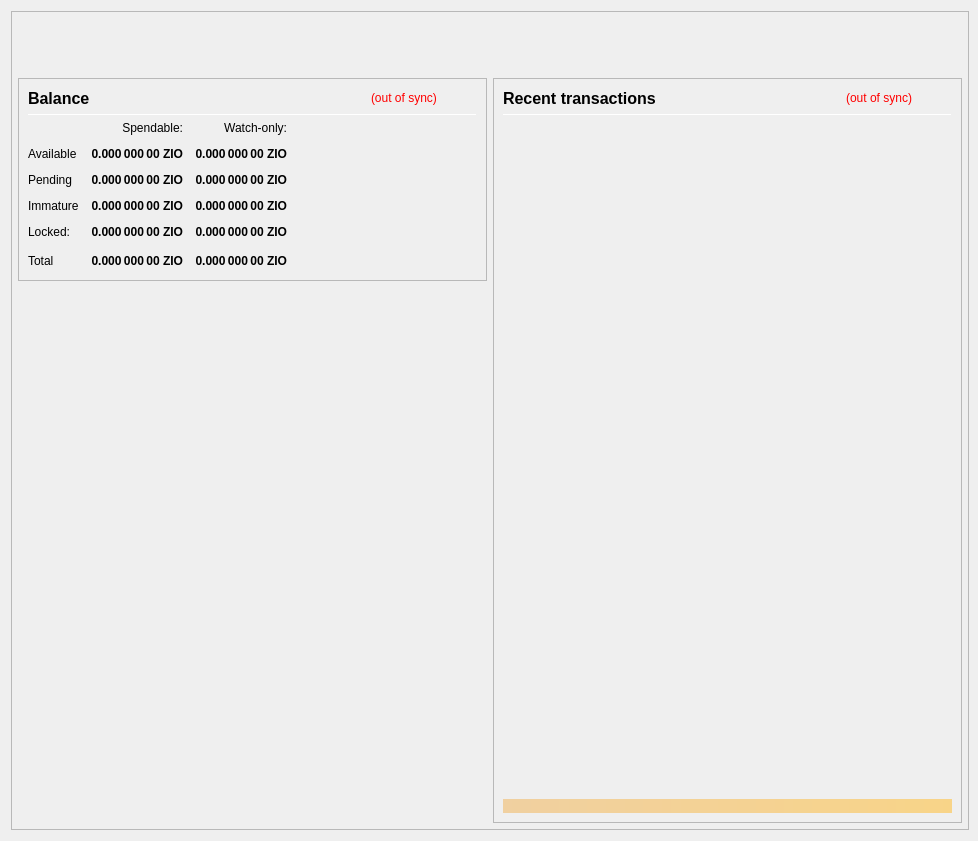
<?xml version="1.0" encoding="UTF-8"?>
<ui version="4.0">
 <class>OverviewPage</class>
 <widget class="QWidget" name="OverviewPage">
  <property name="geometry">
   <rect>
    <x>0</x>
    <y>0</y>
    <width>978</width>
    <height>841</height>
   </rect>
  </property>
  <property name="minimumSize">
   <size>
    <width>960</width>
    <height>682</height>
   </size>
  </property>
  <property name="font">
   <font>
    <weight>50</weight>
    <bold>false</bold>
   </font>
  </property>
  <property name="windowTitle">
   <string>Form</string>
  </property>
  <layout class="QVBoxLayout" name="topLayout" stretch="0">
   <property name="rightMargin">
    <number>9</number>
   </property>
   <item>
    <widget class="QFrame" name="frame_BG">
     <property name="minimumSize">
      <size>
       <width>850</width>
       <height>610</height>
      </size>
     </property>
     <property name="maximumSize">
      <size>
       <width>16777215</width>
       <height>16777215</height>
      </size>
     </property>
     <property name="frameShape">
      <enum>QFrame::StyledPanel</enum>
     </property>
     <property name="frameShadow">
      <enum>QFrame::Raised</enum>
     </property>
     <layout class="QVBoxLayout" name="verticalLayout_3" stretch="0">
      <property name="leftMargin">
       <number>0</number>
      </property>
      <property name="topMargin">
       <number>0</number>
      </property>
      <property name="rightMargin">
       <number>0</number>
      </property>
      <property name="bottomMargin">
       <number>6</number>
      </property>
      <item>
       <layout class="QVBoxLayout" name="verticalLayout_Master" stretch="0,1">
        <property name="leftMargin">
         <number>0</number>
        </property>
        <property name="topMargin">
         <number>0</number>
        </property>
        <property name="rightMargin">
         <number>0</number>
        </property>
        <property name="bottomMargin">
         <number>0</number>
        </property>
        <item>
         <widget class="QFrame" name="frame_Header">
          <layout class="QVBoxLayout" name="verticalLayout_Header" stretch="0">
           <property name="leftMargin">
            <number>0</number>
           </property>
           <property name="topMargin">
            <number>0</number>
           </property>
           <property name="rightMargin">
            <number>0</number>
           </property>
           <property name="bottomMargin">
            <number>0</number>
           </property>
           <item>
            <layout class="QHBoxLayout" name="horizontalLayout_Header" stretch="1,0">
             <property name="spacing">
              <number>6</number>
             </property>
             <item>
              <spacer name="horizontalSpacer_Header">
               <property name="orientation">
                <enum>Qt::Horizontal</enum>
               </property>
               <property name="sizeHint" stdset="0">
                <size>
                 <width>40</width>
                 <height>20</height>
                </size>
               </property>
              </spacer>
             </item>
             <item>
              <widget class="QLabel" name="labelOverviewHeaderRight">
               <property name="minimumSize">
                <size>
                 <width>464</width>
                 <height>60</height>
                </size>
               </property>
               <property name="maximumSize">
                <size>
                 <width>16777215</width>
                 <height>60</height>
                </size>
               </property>
               <property name="font">
                <font>
                 <pointsize>14</pointsize>
                </font>
               </property>
               <property name="text">
                <string/>
               </property>
               <property name="alignment">
                <set>Qt::AlignRight|Qt::AlignTrailing|Qt::AlignVCenter</set>
               </property>
              </widget>
             </item>
            </layout>
           </item>
          </layout>
         </widget>
        </item>
        <item>
         <widget class="QFrame" name="frame_Content">
          <layout class="QVBoxLayout" name="verticalLayout_Content">
           <property name="leftMargin">
            <number>6</number>
           </property>
           <property name="topMargin">
            <number>0</number>
           </property>
           <property name="rightMargin">
            <number>6</number>
           </property>
           <property name="bottomMargin">
            <number>0</number>
           </property>
           <item>
            <layout class="QHBoxLayout" name="horizontalLayout_Content" stretch="1,1">
             <property name="spacing">
              <number>6</number>
             </property>
             <item>
              <layout class="QVBoxLayout" name="verticalLayout_left" stretch="0,0">
               <item>
                <widget class="QFrame" name="frameBalances">
                 <property name="frameShape">
                  <enum>QFrame::StyledPanel</enum>
                 </property>
                 <property name="frameShadow">
                  <enum>QFrame::Raised</enum>
                 </property>
                 <layout class="QVBoxLayout" name="verticalLayout_4">
                  <item>
                   <layout class="QHBoxLayout" name="hlBalancesHeader" stretch="2,0,0">
                    <property name="spacing">
                     <number>6</number>
                    </property>
                    <item>
                     <widget class="QLabel" name="labelBalances">
                      <property name="minimumSize">
                       <size>
                        <width>0</width>
                        <height>0</height>
                       </size>
                      </property>
                      <property name="font">
                       <font>
                        <pointsize>12</pointsize>
                        <weight>75</weight>
                        <bold>true</bold>
                       </font>
                      </property>
                      <property name="text">
                       <string>Balance</string>
                      </property>
                     </widget>
                    </item>
                    <item>
                     <widget class="QLabel" name="labelWalletStatus">
                      <property name="cursor">
                       <cursorShape>WhatsThisCursor</cursorShape>
                      </property>
                      <property name="toolTip">
                       <string>The displayed information may be out of date. Your wallet automatically synchronizes with the Zio Coin network after a connection is established, but this process has not completed yet.</string>
                      </property>
                      <property name="styleSheet">
                       <string notr="true">QLabel { color: red; }</string>
                      </property>
                      <property name="text">
                       <string notr="true">(out of sync)</string>
                      </property>
                      <property name="alignment">
                       <set>Qt::AlignLeading|Qt::AlignLeft|Qt::AlignVCenter</set>
                      </property>
                     </widget>
                    </item>
                    <item>
                     <spacer name="hsBalancesHeader">
                      <property name="orientation">
                       <enum>Qt::Horizontal</enum>
                      </property>
                      <property name="sizeHint" stdset="0">
                       <size>
                        <width>40</width>
                        <height>20</height>
                       </size>
                      </property>
                     </spacer>
                    </item>
                   </layout>
                  </item>
                  <item>
                   <widget class="Line" name="lineBalances">
                    <property name="minimumSize">
                     <size>
                      <width>0</width>
                      <height>1</height>
                     </size>
                    </property>
                    <property name="maximumSize">
                     <size>
                      <width>16777215</width>
                      <height>1</height>
                     </size>
                    </property>
                    <property name="orientation">
                     <enum>Qt::Horizontal</enum>
                    </property>
                   </widget>
                  </item>
                  <item>
                   <layout class="QGridLayout" name="gridLayout">
                    <property name="spacing">
                     <number>12</number>
                    </property>
                    <item row="0" column="1">
                     <widget class="QLabel" name="labelSpendable">
                      <property name="text">
                       <string>Spendable:</string>
                      </property>
                      <property name="alignment">
                       <set>Qt::AlignRight|Qt::AlignTrailing|Qt::AlignVCenter</set>
                      </property>
                     </widget>
                    </item>
                    <item row="0" column="2">
                     <widget class="QLabel" name="labelWatchonly">
                      <property name="text">
                       <string>Watch-only:</string>
                      </property>
                      <property name="alignment">
                       <set>Qt::AlignRight|Qt::AlignTrailing|Qt::AlignVCenter</set>
                      </property>
                     </widget>
                    </item>
                    <item row="1" column="0">
                     <widget class="QLabel" name="labelAvailableText">
                      <property name="text">
                       <string>Available</string>
                      </property>
                      <property name="textInteractionFlags">
                       <set>Qt::NoTextInteraction</set>
                      </property>
                     </widget>
                    </item>
                    <item row="1" column="1">
                     <widget class="QLabel" name="labelAvailable">
                      <property name="font">
                       <font>
                        <weight>75</weight>
                        <bold>true</bold>
                       </font>
                      </property>
                      <property name="cursor">
                       <cursorShape>ArrowCursor</cursorShape>
                      </property>
                      <property name="toolTip">
                       <string>Your current spendable balance</string>
                      </property>
                      <property name="text">
                       <string notr="true">0.000 000 00 ZIO</string>
                      </property>
                      <property name="alignment">
                       <set>Qt::AlignRight|Qt::AlignTrailing|Qt::AlignVCenter</set>
                      </property>
                      <property name="textInteractionFlags">
                       <set>Qt::NoTextInteraction</set>
                      </property>
                     </widget>
                    </item>
                    <item row="1" column="2">
                     <widget class="QLabel" name="labelWatchAvailable">
                      <property name="font">
                       <font>
                        <weight>75</weight>
                        <bold>true</bold>
                       </font>
                      </property>
                      <property name="cursor">
                       <cursorShape>ArrowCursor</cursorShape>
                      </property>
                      <property name="toolTip">
                       <string>Your current balance in watch-only addresses</string>
                      </property>
                      <property name="text">
                       <string notr="true">0.000 000 00 ZIO</string>
                      </property>
                      <property name="alignment">
                       <set>Qt::AlignRight|Qt::AlignTrailing|Qt::AlignVCenter</set>
                      </property>
                      <property name="textInteractionFlags">
                       <set>Qt::NoTextInteraction</set>
                      </property>
                     </widget>
                    </item>
                    <item row="2" column="0">
                     <widget class="QLabel" name="labelPendingText">
                      <property name="text">
                       <string>Pending</string>
                      </property>
                      <property name="textInteractionFlags">
                       <set>Qt::NoTextInteraction</set>
                      </property>
                     </widget>
                    </item>
                    <item row="2" column="1">
                     <widget class="QLabel" name="labelPending">
                      <property name="font">
                       <font>
                        <weight>75</weight>
                        <bold>true</bold>
                       </font>
                      </property>
                      <property name="cursor">
                       <cursorShape>ArrowCursor</cursorShape>
                      </property>
                      <property name="toolTip">
                       <string>Total of transactions that have yet to be confirmed, and do not yet count toward the spendable balance</string>
                      </property>
                      <property name="text">
                       <string notr="true">0.000 000 00 ZIO</string>
                      </property>
                      <property name="alignment">
                       <set>Qt::AlignRight|Qt::AlignTrailing|Qt::AlignVCenter</set>
                      </property>
                      <property name="textInteractionFlags">
                       <set>Qt::NoTextInteraction</set>
                      </property>
                     </widget>
                    </item>
                    <item row="2" column="2">
                     <widget class="QLabel" name="labelWatchPending">
                      <property name="font">
                       <font>
                        <weight>75</weight>
                        <bold>true</bold>
                       </font>
                      </property>
                      <property name="cursor">
                       <cursorShape>ArrowCursor</cursorShape>
                      </property>
                      <property name="toolTip">
                       <string>Unconfirmed transactions to watch-only addresses</string>
                      </property>
                      <property name="text">
                       <string notr="true">0.000 000 00 ZIO</string>
                      </property>
                      <property name="alignment">
                       <set>Qt::AlignRight|Qt::AlignTrailing|Qt::AlignVCenter</set>
                      </property>
                      <property name="textInteractionFlags">
                       <set>Qt::NoTextInteraction</set>
                      </property>
                     </widget>
                    </item>
                    <item row="3" column="0">
                     <widget class="QLabel" name="labelImmatureText">
                      <property name="text">
                       <string>Immature</string>
                      </property>
                      <property name="textInteractionFlags">
                       <set>Qt::NoTextInteraction</set>
                      </property>
                     </widget>
                    </item>
                    <item row="3" column="1">
                     <widget class="QLabel" name="labelImmature">
                      <property name="font">
                       <font>
                        <weight>75</weight>
                        <bold>true</bold>
                       </font>
                      </property>
                      <property name="cursor">
                       <cursorShape>ArrowCursor</cursorShape>
                      </property>
                      <property name="toolTip">
                       <string>Staked or masternode rewards that has not yet matured</string>
                      </property>
                      <property name="text">
                       <string notr="true">0.000 000 00 ZIO</string>
                      </property>
                      <property name="alignment">
                       <set>Qt::AlignRight|Qt::AlignTrailing|Qt::AlignVCenter</set>
                      </property>
                      <property name="textInteractionFlags">
                       <set>Qt::NoTextInteraction</set>
                      </property>
                     </widget>
                    </item>
                    <item row="3" column="2">
                     <widget class="QLabel" name="labelWatchImmature">
                      <property name="font">
                       <font>
                        <weight>75</weight>
                        <bold>true</bold>
                       </font>
                      </property>
                      <property name="cursor">
                       <cursorShape>ArrowCursor</cursorShape>
                      </property>
                      <property name="toolTip">
                       <string>Staked or masternode rewards in watch-only addresses that has not yet matured</string>
                      </property>
                      <property name="text">
                       <string notr="true">0.000 000 00 ZIO</string>
                      </property>
                      <property name="alignment">
                       <set>Qt::AlignRight|Qt::AlignTrailing|Qt::AlignVCenter</set>
                      </property>
                      <property name="textInteractionFlags">
                       <set>Qt::NoTextInteraction</set>
                      </property>
                     </widget>
                    </item>
                    <item row="4" column="0">
                     <widget class="QLabel" name="labelLockedText">
                      <property name="toolTip">
                       <string>Locked ZIO or Masternode collaterals.</string>
                      </property>
                      <property name="text">
                       <string>Locked:</string>
                      </property>
                     </widget>
                    </item>
                    <item row="4" column="1">
                     <widget class="QLabel" name="labelLocked">
                      <property name="font">
                       <font>
                        <weight>75</weight>
                        <bold>true</bold>
                       </font>
                      </property>
                      <property name="cursor">
                       <cursorShape>ArrowCursor</cursorShape>
                      </property>
                      <property name="toolTip">
                       <string>Locked ZIO or Masternode collaterals.</string>
                      </property>
                      <property name="text">
                       <string notr="true">0.000 000 00 ZIO</string>
                      </property>
                      <property name="alignment">
                       <set>Qt::AlignRight|Qt::AlignTrailing|Qt::AlignVCenter</set>
                      </property>
                      <property name="textInteractionFlags">
                       <set>Qt::NoTextInteraction</set>
                      </property>
                     </widget>
                    </item>
                    <item row="4" column="2">
                     <widget class="QLabel" name="labelWatchLocked">
                      <property name="font">
                       <font>
                        <weight>75</weight>
                        <bold>true</bold>
                       </font>
                      </property>
                      <property name="cursor">
                       <cursorShape>ArrowCursor</cursorShape>
                      </property>
                      <property name="toolTip">
                       <string>Current locked balance in watch-only addresses</string>
                      </property>
                      <property name="text">
                       <string notr="true">0.000 000 00 ZIO</string>
                      </property>
                      <property name="alignment">
                       <set>Qt::AlignRight|Qt::AlignTrailing|Qt::AlignVCenter</set>
                      </property>
                      <property name="textInteractionFlags">
                       <set>Qt::NoTextInteraction</set>
                      </property>
                     </widget>
                    </item>
                    <item row="5" column="0">
                     <widget class="QLabel" name="labelTotalText">
                      <property name="text">
                       <string>Total</string>
                      </property>
                      <property name="textInteractionFlags">
                       <set>Qt::NoTextInteraction</set>
                      </property>
                     </widget>
                    </item>
                    <item row="5" column="1">
                     <widget class="QLabel" name="labelTotal">
                      <property name="font">
                       <font>
                        <weight>75</weight>
                        <bold>true</bold>
                       </font>
                      </property>
                      <property name="cursor">
                       <cursorShape>ArrowCursor</cursorShape>
                      </property>
                      <property name="toolTip">
                       <string>Your current total balance</string>
                      </property>
                      <property name="text">
                       <string notr="true">0.000 000 00 ZIO</string>
                      </property>
                      <property name="alignment">
                       <set>Qt::AlignRight|Qt::AlignTrailing|Qt::AlignVCenter</set>
                      </property>
                      <property name="textInteractionFlags">
                       <set>Qt::NoTextInteraction</set>
                      </property>
                     </widget>
                    </item>
                    <item row="5" column="2">
                     <widget class="QLabel" name="labelWatchTotal">
                      <property name="font">
                       <font>
                        <weight>75</weight>
                        <bold>true</bold>
                       </font>
                      </property>
                      <property name="cursor">
                       <cursorShape>ArrowCursor</cursorShape>
                      </property>
                      <property name="toolTip">
                       <string>Current total balance in watch-only addresses</string>
                      </property>
                      <property name="text">
                       <string notr="true">0.000 000 00 ZIO</string>
                      </property>
                      <property name="alignment">
                       <set>Qt::AlignRight|Qt::AlignTrailing|Qt::AlignVCenter</set>
                      </property>
                      <property name="textInteractionFlags">
                       <set>Qt::NoTextInteraction</set>
                      </property>
                     </widget>
                    </item>
                    <item row="5" column="3">
                     <spacer name="hsBalances">
                      <property name="orientation">
                       <enum>Qt::Horizontal</enum>
                      </property>
                      <property name="sizeHint" stdset="0">
                       <size>
                        <width>40</width>
                        <height>20</height>
                       </size>
                      </property>
                     </spacer>
                    </item>
                   </layout>
                  </item>
                 </layout>
                </widget>
               </item>
               <item>
                <spacer name="verticalSpacer">
                 <property name="orientation">
                  <enum>Qt::Vertical</enum>
                 </property>
                 <property name="sizeHint" stdset="0">
                  <size>
                   <width>20</width>
                   <height>40</height>
                  </size>
                 </property>
                </spacer>
               </item>
              </layout>
             </item>
             <item>
              <layout class="QVBoxLayout" name="verticalLayout_right" stretch="1">
               <item>
                <widget class="QFrame" name="frame_RecentTransactions">
                 <property name="minimumSize">
                  <size>
                   <width>0</width>
                   <height>0</height>
                  </size>
                 </property>
                 <property name="frameShape">
                  <enum>QFrame::StyledPanel</enum>
                 </property>
                 <property name="frameShadow">
                  <enum>QFrame::Raised</enum>
                 </property>
                 <layout class="QVBoxLayout" name="verticalLayout_1" stretch="0,0,0,0,0">
                  <item>
                   <layout class="QHBoxLayout" name="horizontalLayout_2" stretch="2,0,0">
                    <property name="spacing">
                     <number>3</number>
                    </property>
                    <item>
                     <widget class="QLabel" name="labelRecentTransactions">
                      <property name="minimumSize">
                       <size>
                        <width>0</width>
                        <height>20</height>
                       </size>
                      </property>
                      <property name="font">
                       <font>
                        <pointsize>12</pointsize>
                        <weight>75</weight>
                        <bold>true</bold>
                       </font>
                      </property>
                      <property name="text">
                       <string>Recent transactions</string>
                      </property>
                     </widget>
                    </item>
                    <item>
                     <widget class="QLabel" name="labelTransactionsStatus">
                      <property name="cursor">
                       <cursorShape>WhatsThisCursor</cursorShape>
                      </property>
                      <property name="toolTip">
                       <string>The displayed information may be out of date. Your wallet automatically synchronizes with the Zio Coin network after a connection is established, but this process has not completed yet.</string>
                      </property>
                      <property name="styleSheet">
                       <string notr="true">QLabel { color: red; }</string>
                      </property>
                      <property name="text">
                       <string notr="true">(out of sync)</string>
                      </property>
                      <property name="alignment">
                       <set>Qt::AlignRight|Qt::AlignTrailing|Qt::AlignVCenter</set>
                      </property>
                     </widget>
                    </item>
                    <item>
                     <spacer name="horizontalSpacer">
                      <property name="orientation">
                       <enum>Qt::Horizontal</enum>
                      </property>
                      <property name="sizeHint" stdset="0">
                       <size>
                        <width>40</width>
                        <height>20</height>
                       </size>
                      </property>
                     </spacer>
                    </item>
                   </layout>
                  </item>
                  <item>
                   <widget class="Line" name="line">
                    <property name="minimumSize">
                     <size>
                      <width>0</width>
                      <height>1</height>
                     </size>
                    </property>
                    <property name="maximumSize">
                     <size>
                      <width>16777215</width>
                      <height>1</height>
                     </size>
                    </property>
                    <property name="orientation">
                     <enum>Qt::Horizontal</enum>
                    </property>
                   </widget>
                  </item>
                  <item>
                   <widget class="QListView" name="listTransactions">
                    <property name="minimumSize">
                     <size>
                      <width>0</width>
                      <height>0</height>
                     </size>
                    </property>
                    <property name="styleSheet">
                     <string notr="true">QListView { background: transparent; }</string>
                    </property>
                    <property name="frameShape">
                     <enum>QFrame::NoFrame</enum>
                    </property>
                    <property name="verticalScrollBarPolicy">
                     <enum>Qt::ScrollBarAlwaysOff</enum>
                    </property>
                    <property name="horizontalScrollBarPolicy">
                     <enum>Qt::ScrollBarAlwaysOff</enum>
                    </property>
                    <property name="selectionMode">
                     <enum>QAbstractItemView::NoSelection</enum>
                    </property>
                   </widget>
                  </item>
                  <item>
                   <spacer name="verticalSpacer_2">
                    <property name="orientation">
                     <enum>Qt::Vertical</enum>
                    </property>
                    <property name="sizeType">
                     <enum>QSizePolicy::Expanding</enum>
                    </property>
                    <property name="sizeHint" stdset="0">
                     <size>
                      <width>20</width>
                      <height>40</height>
                     </size>
                    </property>
                   </spacer>
                  </item>
                  <item>
                   <widget class="QLabel" name="labelAlerts">
                    <property name="maximumSize">
                     <size>
                      <width>16777215</width>
                      <height>16777215</height>
                     </size>
                    </property>
                    <property name="styleSheet">
                     <string notr="true">background-color: qlineargradient(x1: 0, y1: 0, x2: 1, y2: 0, stop:0 #F0D0A0, stop:1 #F8D488); color:#000000;</string>
                    </property>
                    <property name="text">
                     <string/>
                    </property>
                    <property name="wordWrap">
                     <bool>true</bool>
                    </property>
                    <property name="margin">
                     <number>3</number>
                    </property>
                   </widget>
                  </item>
                 </layout>
                </widget>
               </item>
              </layout>
             </item>
            </layout>
           </item>
          </layout>
         </widget>
        </item>
       </layout>
      </item>
     </layout>
    </widget>
   </item>
  </layout>
 </widget>
 <resources/>
 <connections/>
</ui>
